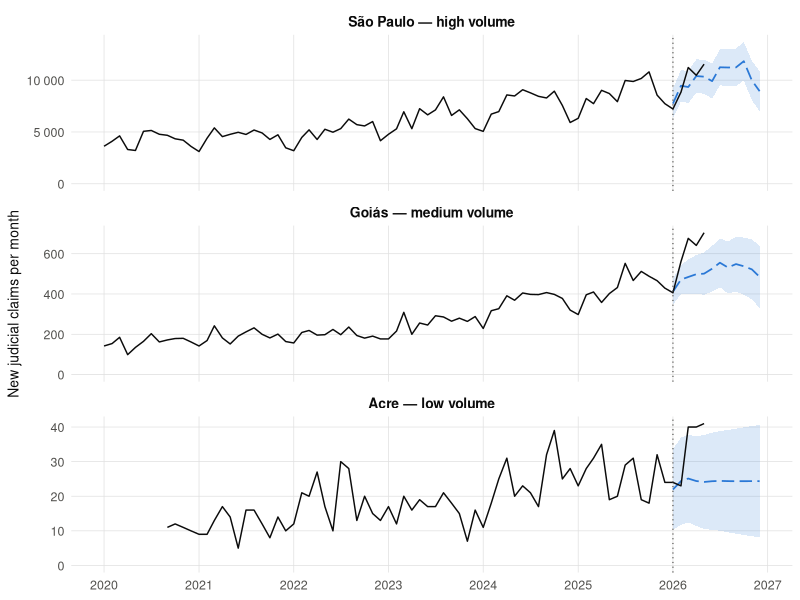
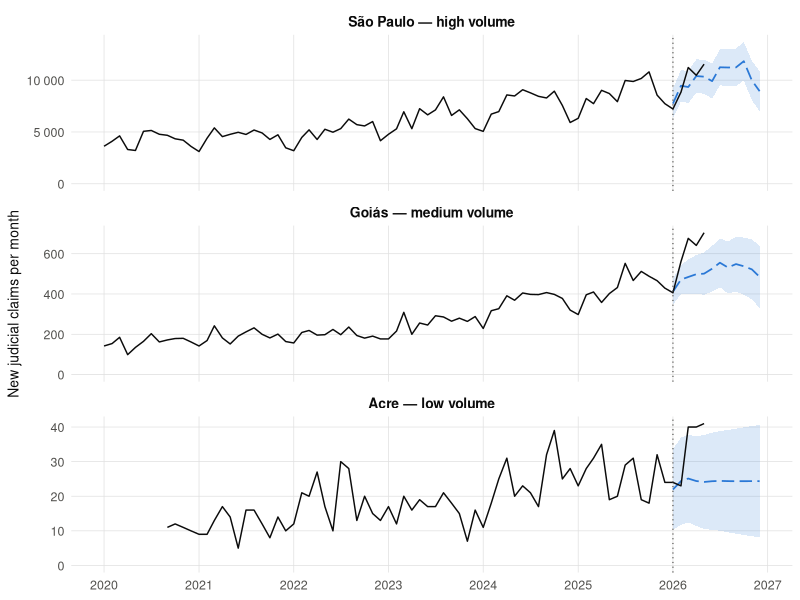
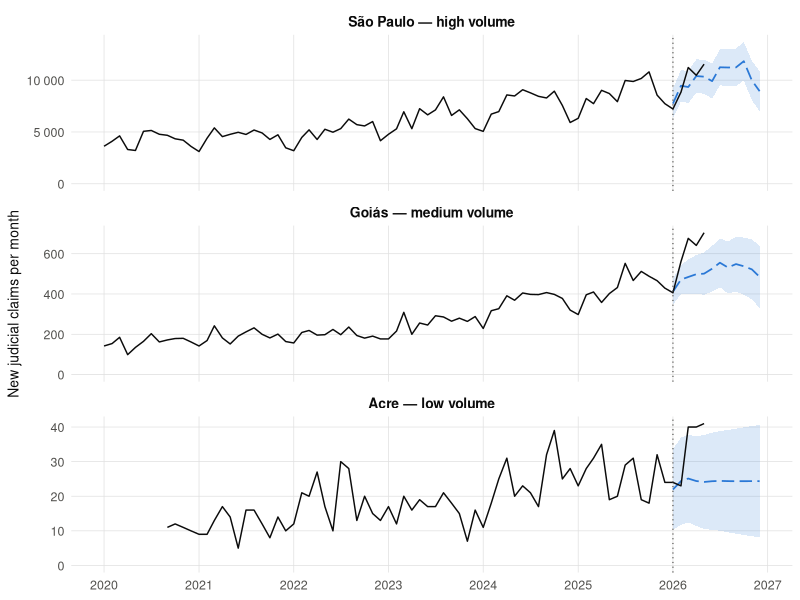

Write R code to recreate these figures, in order.
## Figure S1 — the three state courts, as an exploratory comparison
## Plotted as COUNTS: ANS state denominators for 2020-2025 are not available, and
## MAPE and relative interval width are ratios, so the model comparison is
## unaffected by the scale (see docs/state_courts_correction.md).
suppressPackageStartupMessages({
  library(readr); library(dplyr); library(tidyr); library(ggplot2)
  library(scales); library(forecast); library(ragg)
})
## Two encoding precautions, both needed because the accented court names would
## otherwise be corrupted:
##  - the devices are named explicitly (ragg for PNG and TIFF, cairo for PDF);
##  - the labels use Unicode escapes rather than literal accented bytes, so the
##    script renders correctly even where the locale is not UTF-8 (a C/POSIX
##    locale makes R read its own source as single-byte and mangles the names).

STAMP   <- "v3_20260921"
fig_dir <- "figures"
dir.create(fig_dir, showWarnings = FALSE, recursive = TRUE)

INK <- "#0b0b0b"; INK_SOFT <- "#52514e"; SERIES <- "#2a78d6"; BAND <- "#2a78d6"

theme_pub <- theme_minimal(base_size = 11) +
  theme(plot.title = element_blank(),
        axis.title = element_text(size = 10, colour = INK),
        axis.text  = element_text(size = 9,  colour = INK_SOFT),
        strip.text = element_text(size = 10, colour = INK, face = "bold"),
        panel.grid.minor = element_blank(),
        panel.grid.major = element_line(linewidth = 0.25, colour = "grey88"),
        legend.position = "none")

d <- read_csv("data/cnj_monthly_series_national_and_states.csv", show_col_types = FALSE) |>
  arrange(date)

courts <- tibble(
  scope = c("SP", "GO", "AC"),
  label = c("São Paulo — high volume",
            "Goiás — medium volume",
            "Acre — low volume"))

obs <- d |> filter(scope %in% courts$scope) |>
  left_join(courts, by = "scope") |>
  mutate(label = factor(label, levels = courts$label))

## fit on the observations up to Dec 2025, forecast the 12 months of 2026
fc_all <- lapply(courts$scope, function(uf) {
  s  <- d |> filter(scope == uf, date < as.Date("2026-01-01")) |> arrange(date)
  y  <- ts(s$new_claims, start = c(as.integer(format(min(s$date), "%Y")),
                                   as.integer(format(min(s$date), "%m"))), frequency = 12)
  f  <- auto.arima(y, ic = "aicc", stepwise = TRUE)
  fc <- forecast(f, h = 12, level = 95)
  tibble(scope = uf,
         date  = seq(as.Date("2026-01-01"), by = "month", length.out = 12),
         mean  = as.numeric(fc$mean),
         lo    = pmax(0, as.numeric(fc$lower)),
         hi    = as.numeric(fc$upper),
         n_obs = length(y),
         order = sprintf("(%s)(%s)", paste(arimaorder(f)[1:3], collapse = ","),
                         ifelse(is.na(arimaorder(f)[4]), "none",
                                paste(arimaorder(f)[4:6], collapse = ","))))
}) |> bind_rows() |> left_join(courts, by = "scope") |>
  mutate(label = factor(label, levels = courts$label))

figS1 <- ggplot() +
  geom_ribbon(data = fc_all, aes(date, ymin = lo, ymax = hi), fill = BAND, alpha = 0.16) +
  geom_line(data = fc_all, aes(date, mean), colour = SERIES, linewidth = 0.6,
            linetype = "longdash") +
  geom_line(data = obs, aes(date, new_claims), colour = INK, linewidth = 0.5) +
  geom_vline(xintercept = as.Date("2026-01-01"), linetype = "dotted",
             linewidth = 0.4, colour = INK_SOFT) +
  facet_wrap(~ label, ncol = 1, scales = "free_y") +
  scale_x_date(date_breaks = "1 year", date_labels = "%Y") +
  scale_y_continuous(labels = label_number(big.mark = " "), limits = c(0, NA)) +
  labs(x = NULL, y = "New judicial claims per month") +
  theme_pub

ggsave(file.path(fig_dir, paste0("figS1_state_courts_", STAMP, ".png")), figS1,
       width = 6.8, height = 7.2, dpi = 300, bg = "white", device = ragg::agg_png)
ggsave(file.path(fig_dir, paste0("figS1_state_courts_", STAMP, ".pdf")), figS1,
       width = 6.8, height = 7.2, device = cairo_pdf)
ggsave(file.path(fig_dir, paste0("figS1_state_courts_", STAMP, ".tiff")), figS1,
       width = 6.8, height = 7.2, dpi = 300, bg = "white",
       device = function(filename, ...) ragg::agg_tiff(filename, ..., compression = "lzw"))
cat(sprintf("  saved figS1_state_courts_%s (.png/.pdf/.tiff)\n", STAMP))

cat("\n=== values for the Table S3 footnote and the legend ===\n")
summ <- fc_all |> distinct(scope, n_obs, order) |>
  left_join(d |> filter(scope %in% courts$scope, date < as.Date("2026-01-01")) |>
              group_by(scope) |> summarise(mean_month = mean(new_claims), .groups = "drop"),
            by = "scope")
for (i in seq_len(nrow(summ)))
  cat(sprintf("  %-3s %2d monthly observations to Dec 2025 | mean %7.0f/month | order %s\n",
              summ$scope[i], summ$n_obs[i], summ$mean_month[i], summ$order[i]))
cat("\n  Acre has fewer observations than the other two, so the pipeline was not applied\n")
cat("  to identical series. The legend must not say 'identical modeling pipeline'.\n")
